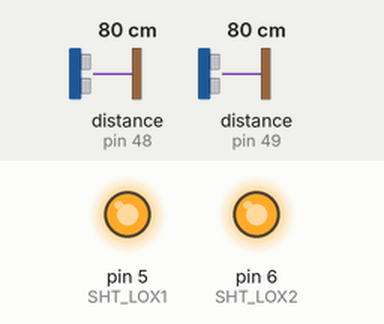
This sketch was run on a simulated Arduino Uno, built with avr-gcc and run on an emulated ATmega328P. Shown: output pins drawn as LEDs (lit = HIGH). Inputs (shaded band) come from the test bench; at power-on: distance to the obstacle (sensors on pin 48, pin 49) 80 cm. What the sketch prints to the serial monitor is not drawn.

Above: at 0.1 s.
Timing chart, 0 to 1.6 s (numbered marks = the images above):
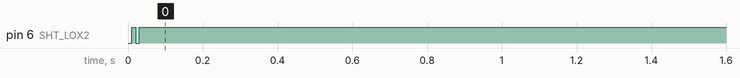

The sketch:

vl53l0x_dual_report.ino
```cpp
#include "Adafruit_VL53L0X.h"

// address we will assign if dual sensor is present
#define LOX1_ADDRESS 0x30
#define LOX2_ADDRESS 0x31

// set the pins to shutdown
#define SHT_LOX1 5
#define SHT_LOX2 6

// objects for the vl53l0x
Adafruit_VL53L0X lox1 = Adafruit_VL53L0X();
Adafruit_VL53L0X lox2 = Adafruit_VL53L0X();

// this holds the measurement
VL53L0X_RangingMeasurementData_t measure1;
VL53L0X_RangingMeasurementData_t measure2;

/*
    Reset all sensors by setting all of their XSHUT pins low for delay(10), then set all XSHUT high to bring out of reset
    Keep sensor #1 awake by keeping XSHUT pin high
    Put all other sensors into shutdown by pulling XSHUT pins low
    Initialize sensor #1 with lox.begin(new_i2c_address) Pick any number but 0x29 and it must be under 0x7F. Going with 0x30 to 0x3F is probably OK.
    Keep sensor #1 awake, and now bring sensor #2 out of reset by setting its XSHUT pin high.
    Initialize sensor #2 with lox.begin(new_i2c_address) Pick any number but 0x29 and whatever you set the first sensor to
 */
void setID() {
  // all reset
  digitalWrite(SHT_LOX1, LOW);
  digitalWrite(SHT_LOX2, LOW);
  delay(10);
  // all unreset
  digitalWrite(SHT_LOX1, HIGH);
  digitalWrite(SHT_LOX2, HIGH);
  delay(10);

  // activating LOX1 and resetting LOX2
  digitalWrite(SHT_LOX1, HIGH);
  digitalWrite(SHT_LOX2, LOW);

  // initing LOX1
  if(!lox1.begin(LOX1_ADDRESS)) {
    Serial.println(F("Failed to boot first VL53L0X"));
    while(1);
  }
  delay(10);

  // activating LOX2
  digitalWrite(SHT_LOX2, HIGH);
  delay(10);

  //initing LOX2
  if(!lox2.begin(LOX2_ADDRESS)) {
    Serial.println(F("Failed to boot second VL53L0X"));
    while(1);
  }
}

void read_dual_sensors() {

  lox1.rangingTest(&measure1, false); // pass in 'true' to get debug data printout!
  lox2.rangingTest(&measure2, false); // pass in 'true' to get debug data printout!

  // print sensor one reading
  // Serial.print(F("1: "));
  if(measure1.RangeStatus != 4) {     // if not out of range
    Serial.print(measure1.RangeMilliMeter);
  } else {
    Serial.print("0");
  }

  Serial.print(",");

  // Serial.print(F(" "));

  // print sensor two reading
  // Serial.print(F("2: "));
  if(measure2.RangeStatus != 4) {
    Serial.print(measure2.RangeMilliMeter);
  } else {
    Serial.print("0");
  }

  Serial.println();
}

void setup() {
  Serial.begin(9600);

  // wait until serial port opens for native USB devices
  while (! Serial) { delay(1); }

  pinMode(SHT_LOX1, OUTPUT);
  pinMode(SHT_LOX2, OUTPUT);

  // Serial.println(F("Shutdown pins inited..."));

  digitalWrite(SHT_LOX1, LOW);
  digitalWrite(SHT_LOX2, LOW);

  // Serial.println(F("Both in reset mode...(pins are low)"));


  // Serial.println(F("Starting..."));
  setID();

  // Explicit high-speed call for Adafruit's library
  // 20000 microseconds = 20ms timing budget
  lox1.setMeasurementTimingBudgetMicroSeconds(100000); // 20 ms timing budget for high speed
  lox2.setMeasurementTimingBudgetMicroSeconds(100000); // 20 ms timing budget for high speed

  Serial.print("X,Y");

}

void loop() {

  read_dual_sensors();
  delay(10);
}
```
